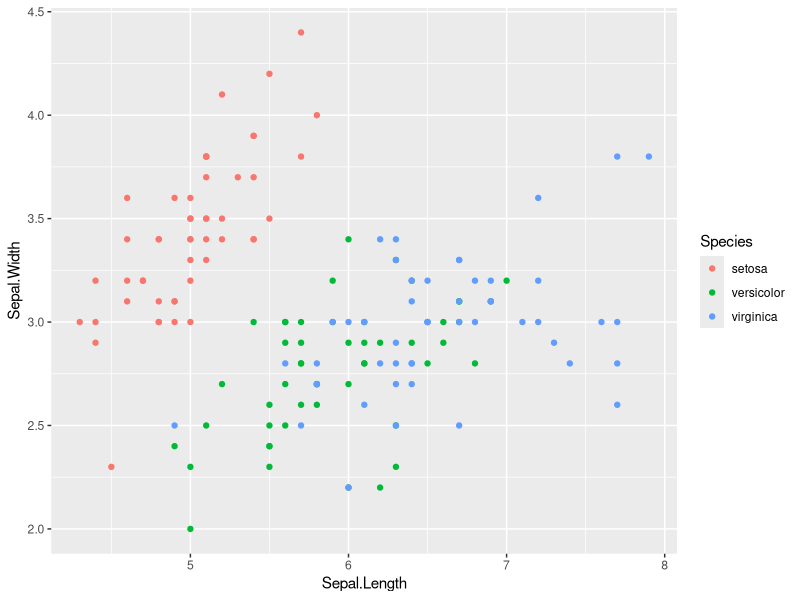
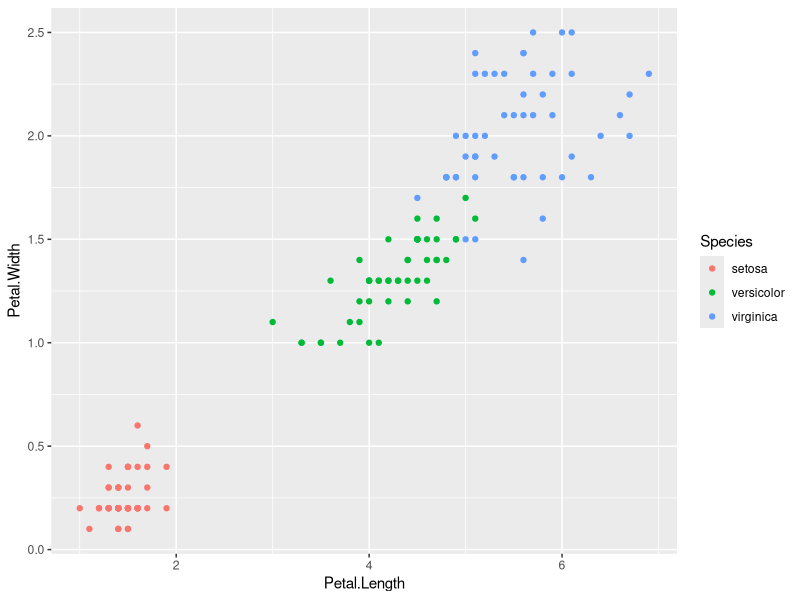
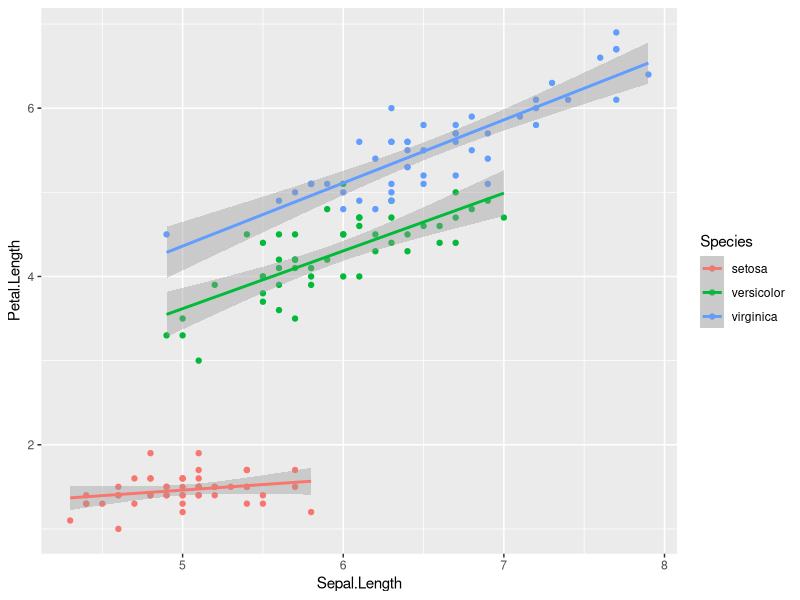

Write the R code that produced these figures, in order.
## ---- chunk 1
if (! requireNamespace("ggplot2")) install.packages("ggplot2")
library(ggplot2)
## ---- chunk 2
head(iris)
## ---- chunk 3
ggplot(iris, aes(x=Sepal.Length, y=Sepal.Width, color=Species)) +
  geom_point()
## ---- chunk 4
ggplot(iris, aes(x=Petal.Length, y=Petal.Width, color=Species)) +
  geom_point()
## ---- chunk 5
ggplot(iris, aes(x=Sepal.Length, y=Petal.Length, color=Species)) +
  geom_point() +
  stat_smooth(method = lm, level = 0.99)
